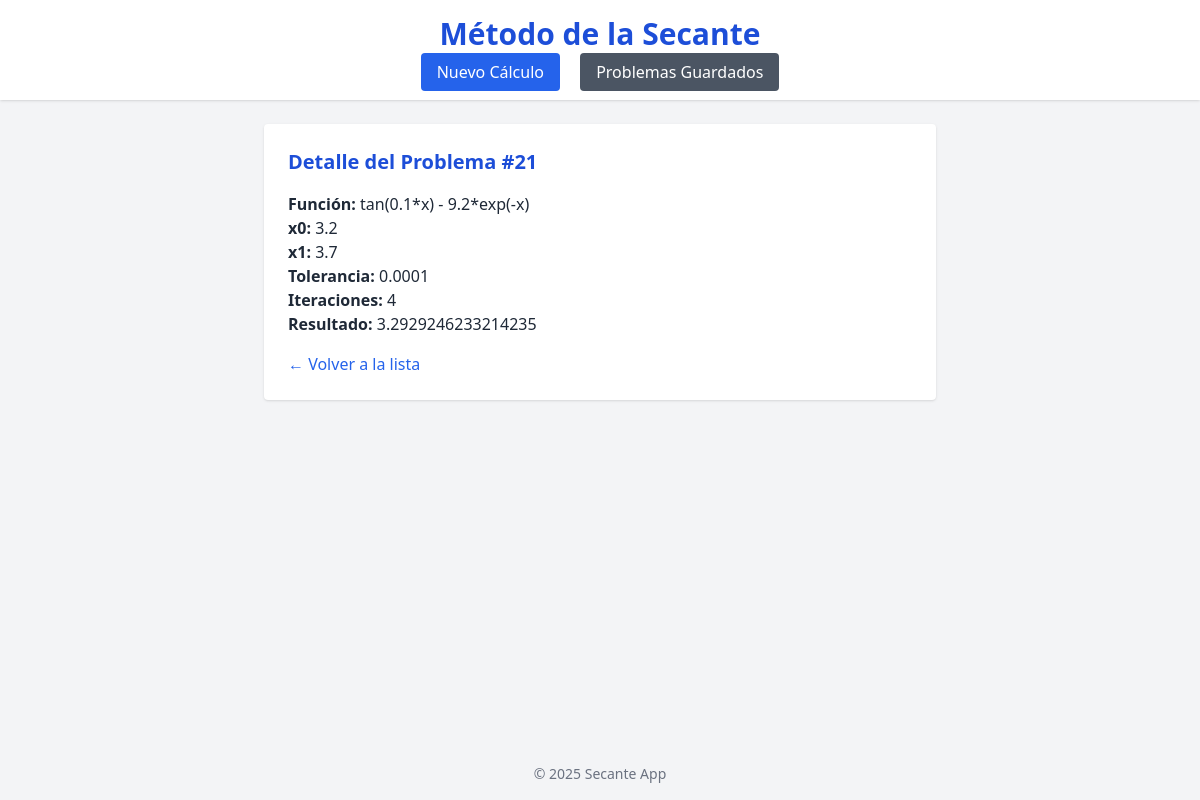
/problema/21/, run on the app's committed database.
### secante_app/models.py (models this page shows, shortened)
class SecanteProblema(models.Model):
    funcion = models.TextField()
    x0 = models.FloatField()
    x1 = models.FloatField()
    tolerancia = models.FloatField()
    max_iteraciones = models.IntegerField()
    resultado = models.FloatField(null=True, blank=True)
    iteraciones = models.IntegerField(null=True, blank=True)
    creado_en = models.DateTimeField(auto_now_add=True)

### secante_app/views.py (the view)
# urls.py: path('problema/<int:pk>/', problema_detail, name='problema_detail'),
def problema_detail(request, pk):
    problema = get_object_or_404(SecanteProblema, pk=pk)
    return render(request, 'secante_app/problema_detail.html', {'problema': problema})

### secante_app/templates/secante_app/problema_detail.html (shortened to what this page needs)
{% extends 'secante_app/base.html' %}
{% block content %}
<div class="max-w-2xl mx-auto bg-white p-6 rounded shadow">
    <h2 class="text-xl font-bold mb-4 text-blue-700">Detalle del Problema #{{ problema.id }}</h2>
    <p><strong>Función:</strong> {{ problema.funcion }}</p>
    <p><strong>x0:</strong> {{ problema.x0 }}</p>
    <p><strong>x1:</strong> {{ problema.x1 }}</p>
    <p><strong>Tolerancia:</strong> {{ problema.tolerancia }}</p>
    <p><strong>Iteraciones:</strong> {{ problema.iteraciones }}</p>
    <p><strong>Resultado:</strong> {{ problema.resultado }}</p>
    <a href="{% url 'problema_list' %}" class="text-blue-600 hover:underline mt-4 inline-block">← Volver a la lista</a>
</div>
{% endblock %}

### data on the page
SecanteProblema: id "21", funcion "tan(0.1*x) - 9.2*exp(-x)", x0 "3.2", x1 "3.7", tolerancia "0.0001", iteraciones "4", resultado "3.2929246233214235"
